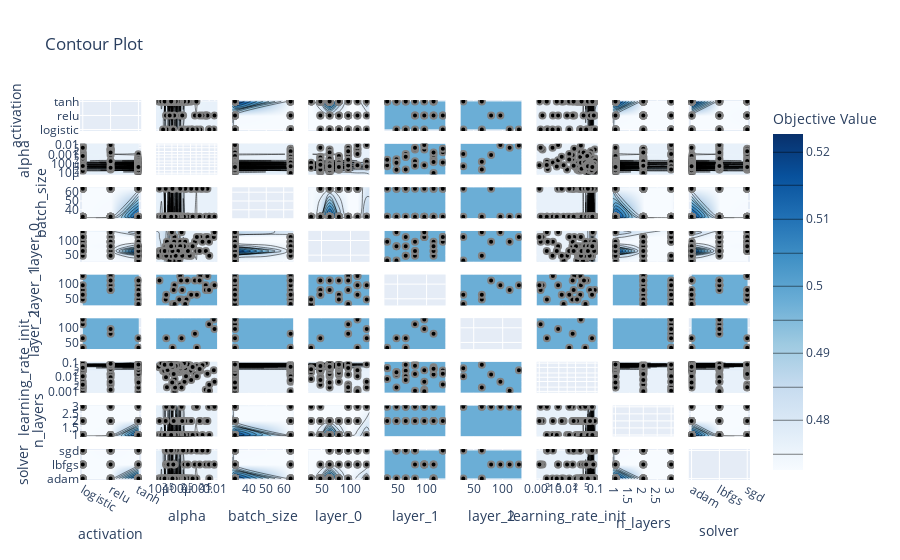

Source (notebook cell):
### Code cell
optuna.visualization.plot_contour(study)
